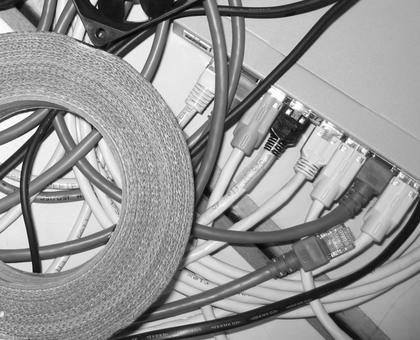
%> input picture Assigement1/kabel_salat.png, 420 x 340 px, shrunk from 640 x 518 before the run
$ octave Assign1.m   (GNU Octave 9; MATLAB toolbox functions it lacks are replaced by stand-ins)
%> lines starting %> are read from the running program, lines starting %| are printed output that depends on the picture; in (x1, y1, x2, y2) boxes, pixels count from 0 and x2, y2 are one past the last pixel; in counts of white or black regions, pixels touching at a corner belong together; the program's own positions count from 1
### Assigement1/fadeout.m
function [ J ] = fadeout( I, b )
% J = FADEOUT (I, b)
% FADEOUT takes a grey value image I and makes it fade out
% on the boundaries using a trapezoid function. b is the
% maximal distance of pixels from the boundary which are changed
% FADEOUT returns an image J of the same size as I.
J=I;
[r,c]=size(I);
for i=1:b
    f=i/b;
    for j=1:c
        J(i,j)=f*I(i,j);
        J(r+1-i,j)=f*I(r+1-i,j);
    end
end
for j=1:b
    f=j/b;
    for i=j:r+1-j
        J(i,j)=f*I(i,j);
        J(i,c+1-j)=f*I(i,c+1-j);
    end
end

### Assigement1/Assign1.m
clear all;
close all;
clc;

%% Read and show Image
h=double(imread('kabel_salat.png'));
%> h: size 340x420 double; min 0, max 255, mean 149.8; mean of the top-left, top-right, bottom-left and bottom-right quarters 152.5, 159.7, 148.1, 139
%imshow(h,[0,255]);

%% Find Size of Image
sizeim=size(h);
%> sizeim = [340 420]

%% Max, Min and aver. gray vlaue of Image
maxgv=h(1,1);
%> maxgv = 37
mingv=h(1,1);
%> mingv = 37
sumgv=0;
for i= 1:1:sizeim(1)
    for j= 1:1:sizeim(2)
        temp=h(i,j);
        if temp>maxgv
            maxgv=temp;
        end
        if temp<mingv
            mingv=temp;
        end
        sumgv=sumgv+temp;
    end
end
%> after the loop, maxgv = 255; mingv = 0; sumgv = 21398303
avegv=sumgv/(sizeim(1)*sizeim(2));
%> avegv = 149.8

%%  Gaussian Filter
f=fspecial('gaussian',11,4);
gfim=imfilter(h,f);
%imshow(gfim,[0,255]);

%% Wiener deconvolution and Restore
orih=deconvwnr(gfim,f,0.1);
%imshow(orih,[0,255]);

%% Fade out
fogf=fadeout(gfim,50);
%> after the loop in fadeout, `for i=1:b`:
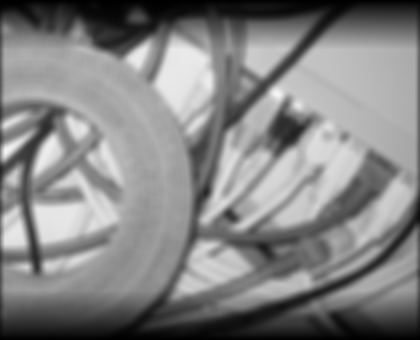
%> J: size 340x420 double; min 0.237, max 245.1, mean 131.3
%> after the loop in fadeout, `for j=1:b`:
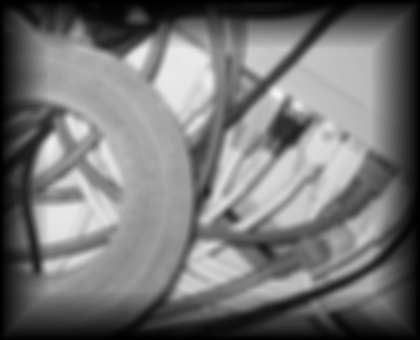
%> J: size 340x420 double; 19.9% of pixels changed, all inside (x1, y1, x2, y2) = (0, 1, 420, 339)
defo=deconvwnr(fogf,f,0.1);
pic=[h,gfim;orih,defo];
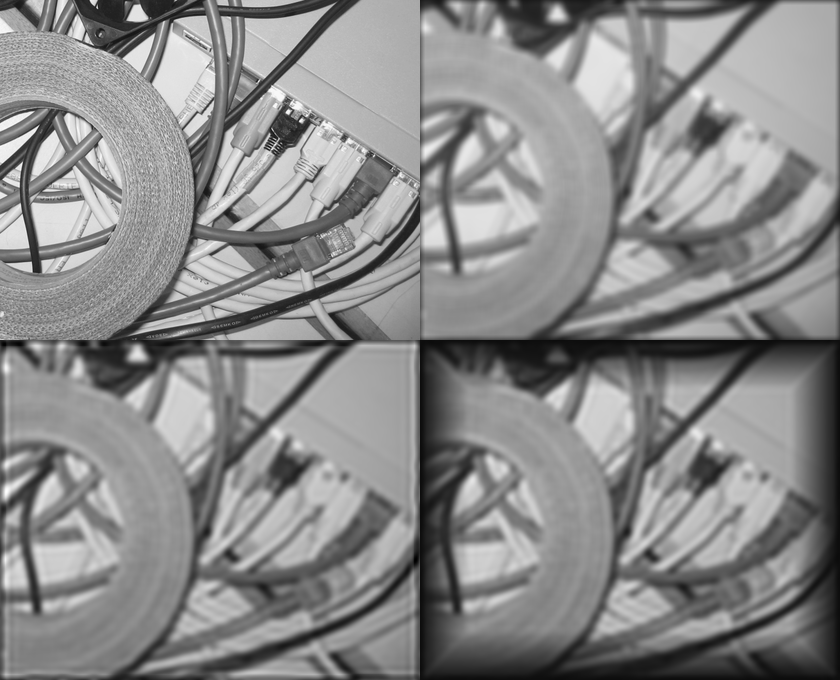
%> pic: size 680x840 double; min -16.15, max 262.6, mean 134.9; drawn with min black and max white
figure;
imshow(pic,[0,255]);

%% Vary PSF and NSR of Wiener deconvolution
fs1=fspecial('gaussian',11,1);
fs25=fspecial('gaussian',11,0.5);
gfim1=imfilter(h,fs1);
gfim25=imfilter(h,fs25);
orih11=deconvwnr(gfim1,fs1,0.1);
orih251=deconvwnr(gfim25,fs25,0.1);
orih01=deconvwnr(gfim,f,0.01);
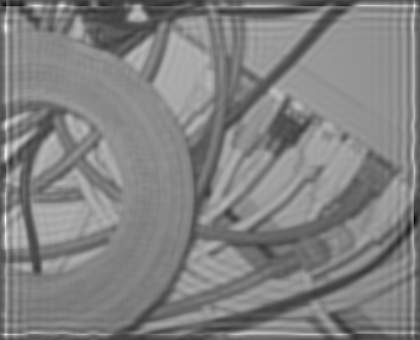
%> orih01: size 340x420 double; min -119.2, max 403.8, mean 146.8; drawn with min black and max white
orih101=deconvwnr(gfim1,fs1,0.01);
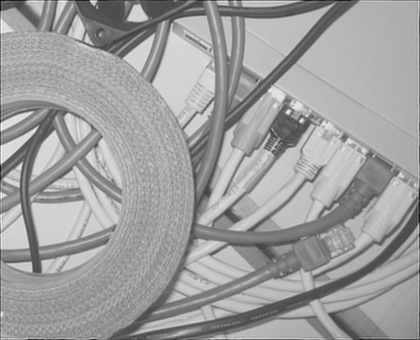
%> orih101: size 340x420 double; min -99.03, max 297, mean 147.9; drawn with min black and max white
orih2501=deconvwnr(gfim25,fs25,0.01);
pic2=[gfim,gfim1,gfim25;orih,orih11,orih251;orih01,orih101,orih2501];
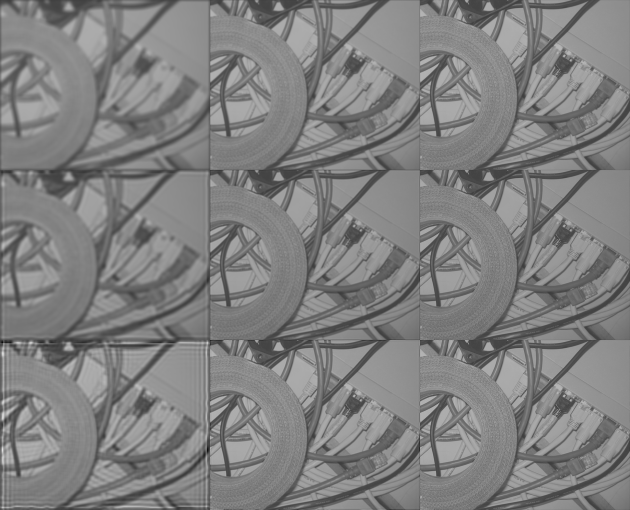
%> pic2: size 1020x1260 double (shown at 1/2 size); min -119.2, max 403.8, mean 144.1; drawn with min black and max white
figure;
imshow(pic2,[0,255]);
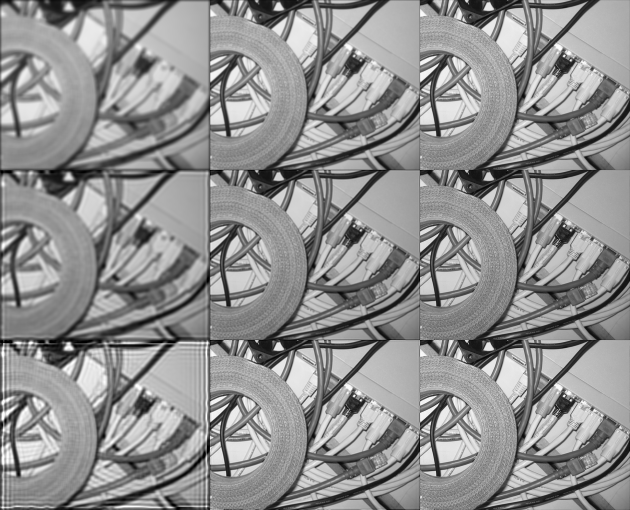
%> displayed picture: size 1020x1260, on the screen's scale of 0 to 255 (shown at 1/2 size); min 0, max 255, mean 144.1
title('sigma = 4                                                        sigma = 1                                                        sigma = 0.5');
ylabel('Deconv. NSR = 0.01                        Deconv.NSR = 0.1                        Gaussian Filter');
